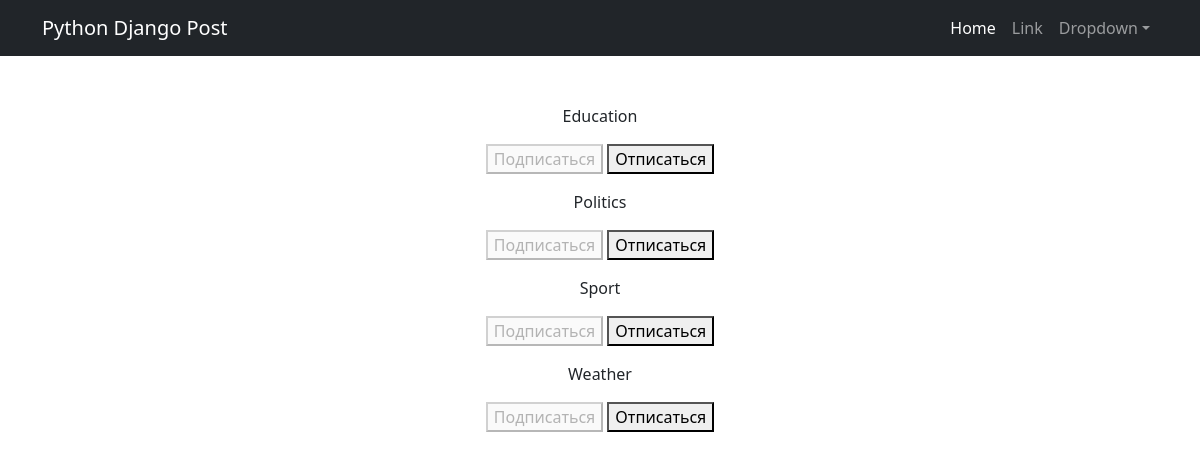
The page /news/subscriptions/ (signed in) on the database its author committed.
### newsportal/models.py (models this page shows, shortened)
class Category(models.Model):
    name = models.CharField(max_length=64, unique=True)

### newsportal/views.py (the view, shortened to what this page needs)
# urls.py: path('subscriptions/', subscriptions, name='subscriptions'),
@login_required
@csrf_protect
def subscriptions(request):
    categories_with_subscriptions = Category.objects.annotate(
        user_subscribed=Exists(
            Subscription.objects.filter(
                user=request.user,
                category=OuterRef('pk'),
            )
        )
    ).order_by('name')
    return render(
        request,
        'subscriptions.html',
        {'categories': categories_with_subscriptions},
    )

### templates/subscriptions.html (shortened to what this page needs)
{% extends 'flatpages/default.html' %}
{% block content %}
    {% for category in categories  %}
        <p>
            {{ category.name }}
            <form method="post">
                {% if category.user_subscribed %}
                    <button disabled>Подписаться</button>
                    <button name="action" value="unsubscribe">Отписаться</button>
                {% else %}
                    <button name="action" value="subscribe">Подписаться</button>
                    <button disabled>Отписаться</button>
                {% endif %}
            </form>
        </p>
    {% endfor %}
{% endblock content %}

### rows shown on the page
Category: name "Education", shows "Подписаться"
Category: name "Politics", shows "Подписаться"
Category: name "Sport", shows "Подписаться"
Category: name "Weather", shows "Подписаться"
